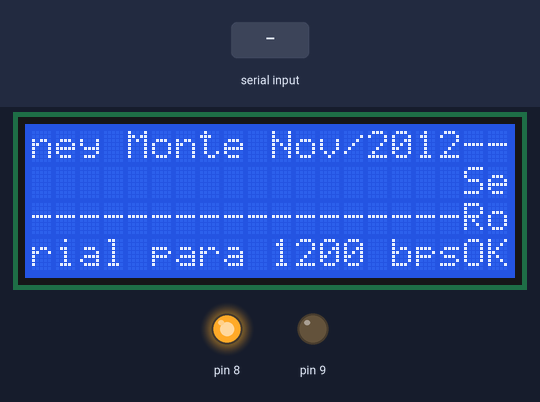
Bench run of a sketch on a simulated Arduino Uno, built with avr-gcc and run on an emulated ATmega328P. Shown: 20×4 character LCD, output pins drawn as LEDs (lit = HIGH). Inputs (shaded band) come from the test bench.

Above: at 4.2 s.
4.3 s: "1" received over Serial
At 4.8 s:
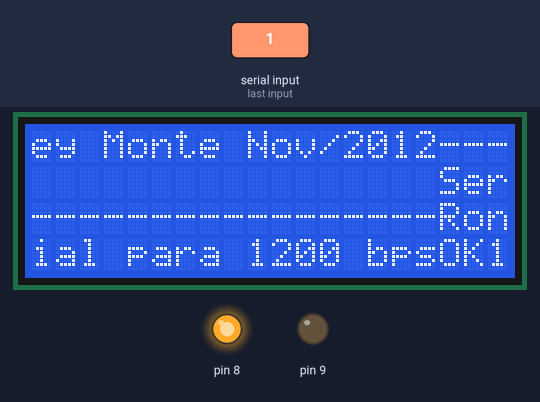
5.8 s: "0" received over Serial
At 7.0 s:
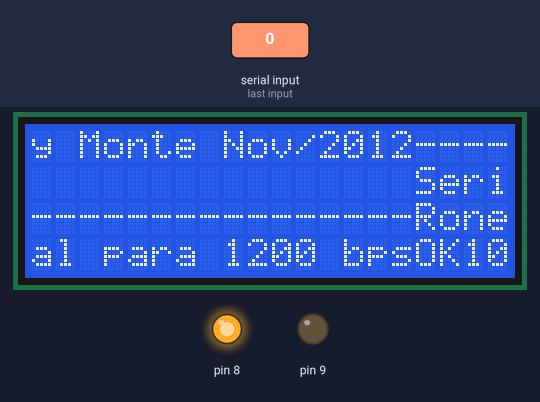
7.3 s: "2" received over Serial
At 8.2 s:
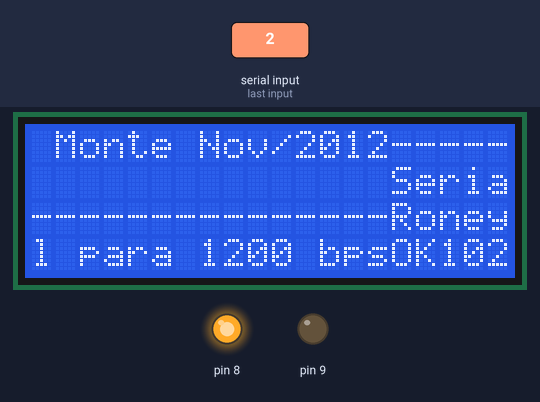
Timing chart, 0 to 10.3 s (numbered marks = the images above; inputs shaded):
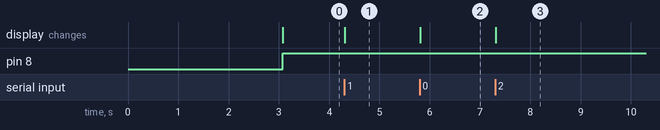

Measured:
- after the input at 4.3 s, the display: changes at once (image 1)
- after the input at 5.8 s, the display: changes at once (image 2)
- after the input at 7.3 s, the display: changes at once (image 3)

The sketch:

serial232_max232_LCD.ino
```cpp
#include <SPI.h>
#include <Ethernet.h>
#include <LiquidCrystal.h>

LiquidCrystal lcd(7, 6, 5, 4, 3, 2);
byte c;

void setup() {

  //malloc(1024*sizeof(char));

  Serial.begin(1200);

  pinMode(9, OUTPUT);
  pinMode(8, OUTPUT);

  lcd.begin(20, 4);
  lcd.autoscroll();
  lcd.clear();
  lcd.print("--------------------");
  lcd.print("Roney Monte Nov/2012");
  lcd.print("Serial para 1200 bps");
  delay (3000);

  lcd.print("OK");

}

void loop ()
{
  digitalWrite(8,1);
  while ( Serial.available() )
  {
    digitalWrite (8,0);
    digitalWrite (9,1);
    c = Serial.read();
    if ( (c >= '0') && (c <='z') ) lcd.write(c);
    digitalWrite (9,0);
  }

}
```
